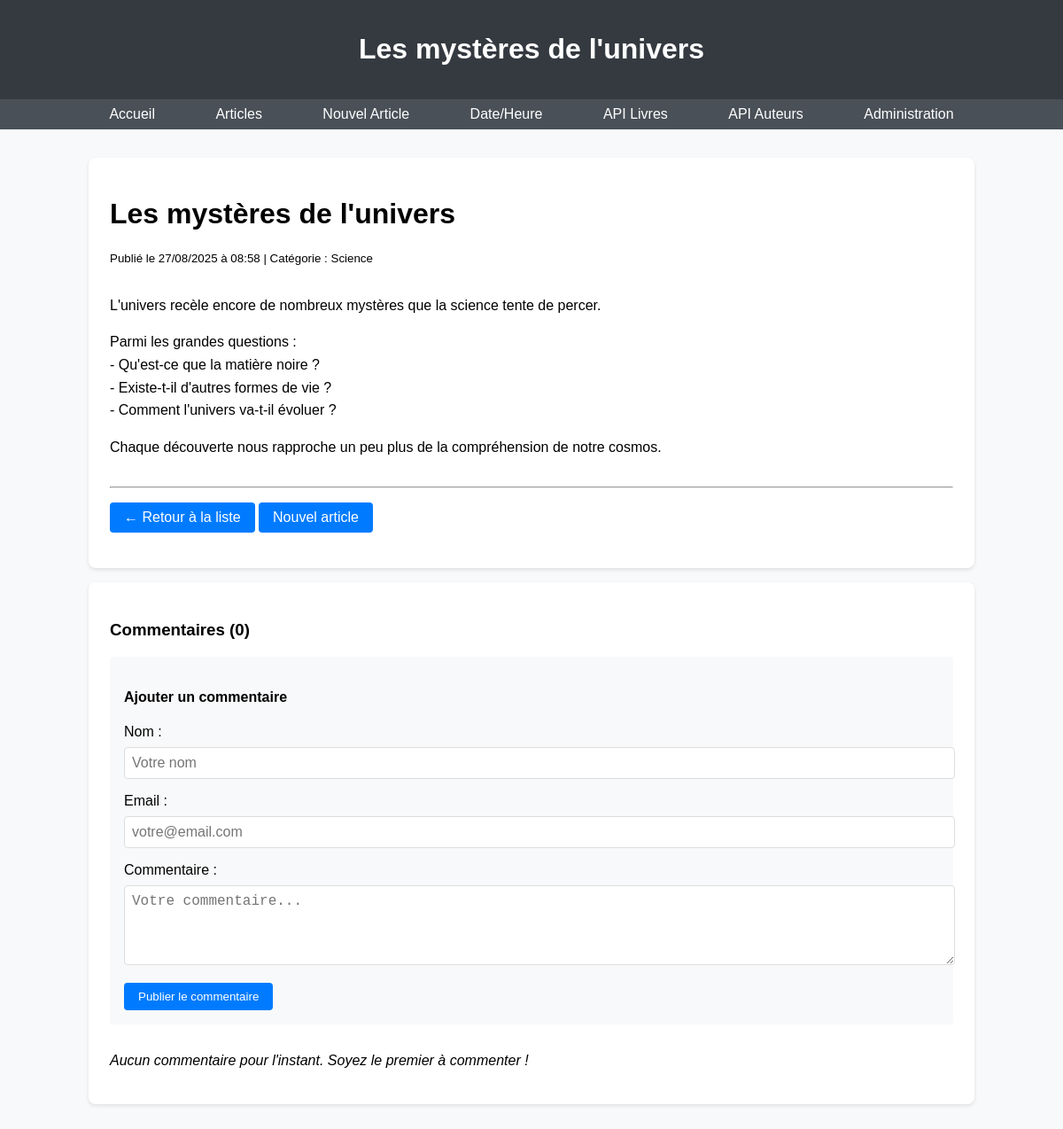
The page /articles/4/ on the database its author committed.
### bibliotheque/models.py (models this page shows, shortened)
class Article(models.Model):
    titre = models.CharField(max_length=200)
    contenu = models.TextField()
    date = models.DateTimeField(auto_now_add=True)
    categorie = models.ForeignKey(Categorie, on_delete=models.CASCADE, related_name='articles')
    class Meta:
        ordering = ['-date']

class Categorie(models.Model):
    nom = models.CharField(max_length=50)
    class Meta:
        ordering = ['nom']

### bibliotheque/views.py (the view, shortened to what this page needs)
# urls.py: path('articles/<int:pk>/', ArticleDetailView.as_view(), name='article-detail'),
class ArticleDetailView(DetailView):
    model = Article
    template_name = 'bibliotheque/article_detail.html'
    context_object_name = 'article'
    def get_context_data(self, **kwargs):
        context = super().get_context_data(**kwargs)
        context['commentaires'] = self.object.commentaires.filter(actif=True)
        context['comment_form'] = CommentaireForm()
        return context

### bibliotheque/forms.py
class CommentaireForm(forms.ModelForm):
    class Meta:
        model = Commentaire
        fields = ['nom', 'email', 'contenu']
        widgets = {
            'nom': forms.TextInput(attrs={'placeholder': 'Votre nom'}),
            'email': forms.EmailInput(attrs={'placeholder': 'votre@email.com'}),
            'contenu': forms.Textarea(attrs={
                'placeholder': 'Votre commentaire...',
                'rows': 4
            }),
        }

### bibliotheque/templates/bibliotheque/article_detail.html (shortened to what this page needs)
{% extends 'bibliotheque/base.html' %}
{% block header_title %}{{ article.titre }}{% endblock %}
{% block content %}
    <div class="card">
        <h1>{{ article.titre }}</h1>
        <p>
            <small>
                Publié le {{ article.date|date:"d/m/Y à H:i" }} |
                Catégorie : {{ article.categorie.nom }}
            </small>
        </p>
        <div style="line-height: 1.6; margin: 2rem 0;">
            {{ article.contenu|linebreaks }}
        </div>
        <hr>
        <p>
            <a href="{% url 'article-list' %}" class="btn">← Retour à la liste</a>
            <a href="{% url 'article-create' %}" class="btn">Nouvel article</a>
        </p>
    </div>
    <div class="card">
        <h3>Commentaires ({{ commentaires.count }})</h3>
        <form method="post" style="margin-bottom: 2rem; padding: 1rem; background: #f8f9fa; border-radius: 4px;">
            <h4>Ajouter un commentaire</h4>
            <div style="margin-bottom: 1rem;">
                <label for="{{ comment_form.nom.id_for_label }}" style="display: block; margin-bottom: 0.5rem;">Nom :</label>
                {{ comment_form.nom }}
            </div>
            <div style="margin-bottom: 1rem;">
                <label for="{{ comment_form.email.id_for_label }}" style="display: block; margin-bottom: 0.5rem;">Email :</label>
                {{ comment_form.email }}
            </div>
            <div style="margin-bottom: 1rem;">
                <label for="{{ comment_form.contenu.id_for_label }}" style="display: block; margin-bottom: 0.5rem;">Commentaire :</label>
                {{ comment_form.contenu }}
            </div>
            <button type="submit" class="btn">Publier le commentaire</button>
        </form>
        {% if commentaires %}
            {% for commentaire in commentaires %}
                <div style="border-left: 3px solid #007bff; padding: 1rem; margin: 1rem 0; background: #f8f9fa;">
                    <strong>{{ commentaire.nom }}</strong>
                    <small style="color: #666; margin-left: 1rem;">le {{ commentaire.date|date:"d/m/Y à H:i" }}</small>
                    <p style="margin: 0.5rem 0 0 0;">{{ commentaire.contenu|linebreaks }}</p>
                </div>
            {% endfor %}
        {% else %}
            <p><em>Aucun commentaire pour l'instant. Soyez le premier à commenter !</em></p>
        {% endif %}
    </div>
{% endblock %}

### bibliotheque/templates/bibliotheque/base.html (style rules this page uses)
body { font-family: Arial, sans-serif; margin: 0; padding: 0; background-color: #f8f9fa; }
.card { background: white; border-radius: 8px; padding: 1.5rem; margin-bottom: 1rem; box-shadow: 0 2px 4px rgba(0,0,0,0.1); }
.btn { display: inline-block; padding: 0.5rem 1rem; background: #007bff; color: white; text-decoration: none; border-radius: 4px; border: none; cursor: pointer; }

### bibliotheque/templates/bibliotheque/article_detail.html (style rules this page uses)
input[type="text"], input[type="email"], textarea { width: 100%; padding: 0.5rem; border: 1px solid #ddd; border-radius: 4px; font-size: 1rem; }

### rows shown on the page
Article: titre "Les mystères de l'univers", date "27/08/2025 à 08:58", categorie.nom "Science", contenu "L'univers recèle encore de nombreux mystères que la science tente de percer. Parmi les grandes questions : - Qu'est-ce que la matière noire ? - Existe-t-il d'autres formes de vie ? - Comment l'univers va-t-il évoluer ? Chaque découverte nous rapproche un peu plus de la compréhension de notre cosmos."

### other values the page prints
{{ commentaires.count }} "0"
